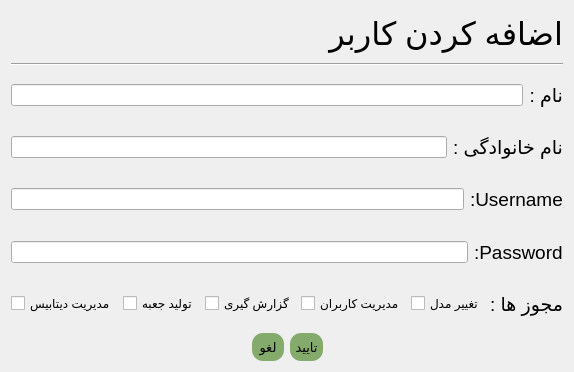
<?xml version="1.0" encoding="UTF-8"?>
<ui version="4.0">
        <class>Dialog</class>
        <widget class="QDialog" name="Dialog">
                <property name="geometry">
                        <rect>
                                <x>0</x>
                                <y>0</y>
                                <width>481</width>
                                <height>372</height>
                        </rect>
                </property>
                <property name="windowTitle">
                        <string>Dialog</string>
                </property>
                <layout class="QVBoxLayout" name="verticalLayout">
                        <item>
                                <widget class="QLabel" name="label">
                                        <property name="font">
                                                <font>
                                                        <pointsize>24</pointsize>
                                                </font>
                                        </property>
                                        <property name="text">
                                                <string>اضافه کردن کاربر</string>
                                        </property>
                                </widget>
                        </item>
                        <item>
                                <widget class="Line" name="line">
                                        <property name="orientation">
                                                <enum>Qt::Horizontal</enum>
                                        </property>
                                </widget>
                        </item>
                        <item>
                                <layout class="QHBoxLayout" name="horizontalLayout">
                                        <item>
                                                <widget class="QLineEdit" name="lineEdit_usersname"/>
                                        </item>
                                        <item>
                                                <widget class="QLabel" name="label_2">
                                                        <property name="font">
                                                                <font>
                                                                        <pointsize>14</pointsize>
                                                                </font>
                                                        </property>
                                                        <property name="text">
                                                                <string>نام :</string>
                                                        </property>
                                                </widget>
                                        </item>
                                </layout>
                        </item>
                        <item>
                                <layout class="QHBoxLayout" name="horizontalLayout_2">
                                        <item>
                                                <widget class="QLineEdit" name="lineEdit_userslastname"/>
                                        </item>
                                        <item>
                                                <widget class="QLabel" name="label_3">
                                                        <property name="font">
                                                                <font>
                                                                        <pointsize>14</pointsize>
                                                                </font>
                                                        </property>
                                                        <property name="text">
                                                                <string>نام خانوادگی :</string>
                                                        </property>
                                                </widget>
                                        </item>
                                </layout>
                        </item>
                        <item>
                                <layout class="QHBoxLayout" name="horizontalLayout_3">
                                        <item>
                                                <widget class="QLineEdit" name="lineEdit_username"/>
                                        </item>
                                        <item>
                                                <widget class="QLabel" name="label_4">
                                                        <property name="font">
                                                                <font>
                                                                        <pointsize>14</pointsize>
                                                                </font>
                                                        </property>
                                                        <property name="text">
                                                                <string>:Username</string>
                                                        </property>
                                                </widget>
                                        </item>
                                </layout>
                        </item>
                        <item>
                                <layout class="QHBoxLayout" name="horizontalLayout_4">
                                        <item>
                                                <widget class="QLineEdit" name="lineEdit_password"/>
                                        </item>
                                        <item>
                                                <widget class="QLabel" name="label_5">
                                                        <property name="font">
                                                                <font>
                                                                        <pointsize>14</pointsize>
                                                                </font>
                                                        </property>
                                                        <property name="text">
                                                                <string>:Password</string>
                                                        </property>
                                                </widget>
                                        </item>
                                </layout>
                        </item>
                        <item>
                                <layout class="QHBoxLayout" name="horizontalLayout_5">
                                        <item>
                                                <widget class="QCheckBox" name="checkBox_db">
                                                        <property name="font">
                                                                <font>
                                                                        <pointsize>9</pointsize>
                                                                </font>
                                                        </property>
                                                        <property name="text">
                                                                <string>مدیریت دیتابیس</string>
                                                        </property>
                                                </widget>
                                        </item>
                                        <item>
                                                <widget class="QCheckBox" name="checkBox_tolid">
                                                        <property name="font">
                                                                <font>
                                                                        <pointsize>9</pointsize>
                                                                </font>
                                                        </property>
                                                        <property name="text">
                                                                <string>تولید جعبه</string>
                                                        </property>
                                                </widget>
                                        </item>
                                        <item>
                                                <widget class="QCheckBox" name="checkBox_gozaresh">
                                                        <property name="font">
                                                                <font>
                                                                        <pointsize>9</pointsize>
                                                                </font>
                                                        </property>
                                                        <property name="text">
                                                                <string>گزارش گیری</string>
                                                        </property>
                                                </widget>
                                        </item>
                                        <item>
                                                <widget class="QCheckBox" name="checkBox_user">
                                                        <property name="font">
                                                                <font>
                                                                        <pointsize>9</pointsize>
                                                                </font>
                                                        </property>
                                                        <property name="text">
                                                                <string>مدیریت کاربران</string>
                                                        </property>
                                                </widget>
                                        </item>
                                        <item>
                                                <widget class="QCheckBox" name="checkBox_model">
                                                        <property name="font">
                                                                <font>
                                                                        <pointsize>9</pointsize>
                                                                </font>
                                                        </property>
                                                        <property name="text">
                                                                <string>تغییر مدل</string>
                                                        </property>
                                                </widget>
                                        </item>
                                        <item>
                                                <widget class="QLabel" name="label_6">
                                                        <property name="font">
                                                                <font>
                                                                        <pointsize>14</pointsize>
                                                                </font>
                                                        </property>
                                                        <property name="text">
                                                                <string>مجوز ها :</string>
                                                        </property>
                                                </widget>
                                        </item>
                                </layout>
                        </item>
                        <item>
                                <layout class="QHBoxLayout" name="horizontalLayout_6">
                                        <item>
                                                <spacer name="horizontalSpacer_2">
                                                        <property name="orientation">
                                                                <enum>Qt::Horizontal</enum>
                                                        </property>
                                                        <property name="sizeHint" stdset="0">
                                                                <size>
                                                                        <width>40</width>
                                                                        <height>20</height>
                                                                </size>
                                                        </property>
                                                </spacer>
                                        </item>
                                        <item>
                                                <widget class="QToolButton" name="toolButton_cancel">
                                                        <property name="minimumSize">
                                                                <size>
                                                                        <width>32</width>
                                                                        <height>28</height>
                                                                </size>
                                                        </property>
                                                        <property name="font">
                                                                <font>
                                                                        <pointsize>10</pointsize>
                                                                </font>
                                                        </property>
                                                        <property name="styleSheet">
                                                                <string notr="true">QToolButton{border-radius:11px;


	background-color: rgb(132, 171, 108);
}
QToolButton:hover{
background-color: rgb(255, 166, 139);
}

                                                                </string>
                                                        </property>
                                                        <property name="text">
                                                                <string>لغو</string>
                                                        </property>
                                                </widget>
                                        </item>
                                        <item>
                                                <widget class="QToolButton" name="toolButton_confirm">
                                                        <property name="minimumSize">
                                                                <size>
                                                                        <width>32</width>
                                                                        <height>28</height>
                                                                </size>
                                                        </property>
                                                        <property name="font">
                                                                <font>
                                                                        <pointsize>10</pointsize>
                                                                </font>
                                                        </property>
                                                        <property name="styleSheet">
                                                                <string notr="true">QToolButton{border-radius:11px;


	background-color: rgb(132, 171, 108);
}
QToolButton:hover{
background-color: rgb(255, 166, 139);
}

                                                                </string>
                                                        </property>
                                                        <property name="text">
                                                                <string>تایید</string>
                                                        </property>
                                                </widget>
                                        </item>
                                        <item>
                                                <spacer name="horizontalSpacer_3">
                                                        <property name="orientation">
                                                                <enum>Qt::Horizontal</enum>
                                                        </property>
                                                        <property name="sizeHint" stdset="0">
                                                                <size>
                                                                        <width>40</width>
                                                                        <height>20</height>
                                                                </size>
                                                        </property>
                                                </spacer>
                                        </item>
                                </layout>
                        </item>
                </layout>
        </widget>
        <resources/>
        <connections/>
</ui>
